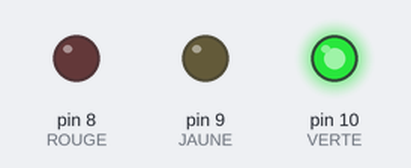
Bench run of a sketch on a simulated Arduino Uno, built with avr-gcc and run on an emulated ATmega328P. Parts: output pins drawn as LEDs (lit = HIGH).

Above: at 2.5 s.
At 6.0 s:
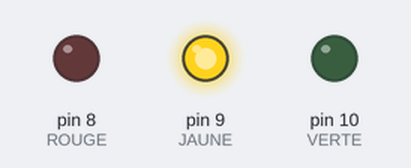
At 9.5 s:
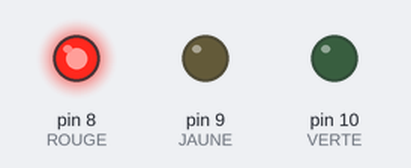
Timing chart, 0 to 15.6 s (numbered marks = the images above):
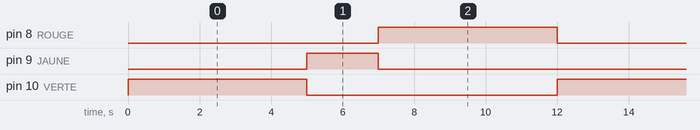

The sketch:

ExempleLED-6.ino
```cpp
const int ROUGE = 8;
const int JAUNE = 9;
const int VERTE = 10;

void toutEteindre() {
  digitalWrite(ROUGE, LOW);
  digitalWrite(JAUNE, LOW);
  digitalWrite(VERTE, LOW);
}

void setup() {
  pinMode(ROUGE, OUTPUT);
  pinMode(JAUNE, OUTPUT);
  pinMode(VERTE, OUTPUT);
  toutEteindre();
}

void loop() {
  toutEteindre();
  digitalWrite(VERTE, HIGH);
  delay(5000);

  toutEteindre();
  digitalWrite(JAUNE, HIGH);
  delay(2000);

  toutEteindre();
  digitalWrite(ROUGE, HIGH);
  delay(5000);
}
```

Measured:
- by itself, pin 8 (ROUGE), pin 10 (VERTE): alternates HIGH for 5.0 s and LOW for 7.0 s
- by itself, pin 9 (JAUNE): alternates HIGH for 2.0 s and LOW for 10.0 s
- by itself, everything shown: repeats every 12.0 s, in 3 steps
